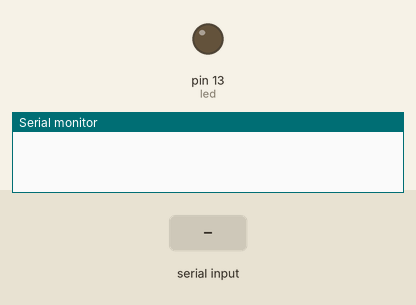
This sketch was run on a simulated Arduino Uno, built with avr-gcc and run on an emulated ATmega328P. Shown: output pins drawn as LEDs (lit = HIGH), the last lines printed to the serial monitor. The test bench sets the inputs (shaded band).

Above: at 1.2 s.
1.3 s: "1\n" received over Serial
At 2.2 s:
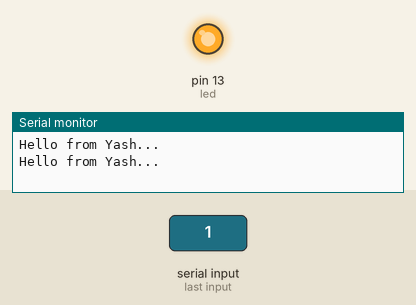
2.8 s: "0\n" received over Serial
At 3.3 s:
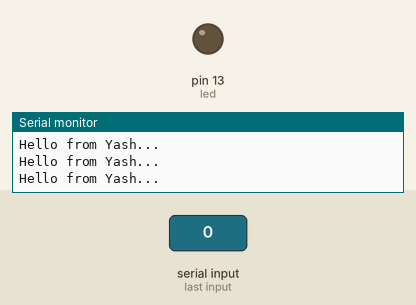
Timing chart, 0 to 5.8 s (numbered marks = the images above; inputs shaded):
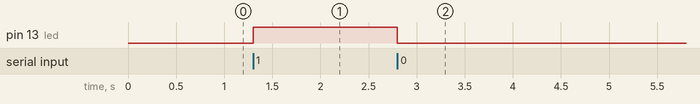

The sketch:

bt_led_test.ino
```cpp
#define led 13

int data;
int blink_=LOW;
unsigned long previousMillis = 0;
const long interval = 1000;
void setup()
{
  Serial.begin(9600);
  pinMode(led, OUTPUT);
}
void loop()
{
  unsigned long currentMillis = millis();
  if (Serial.available() > 0)
  {
    data = Serial.read();
    //data = Serial.read();
    Serial.print("Hello from Yash...");
    Serial.print("\n");
    if (data==49)
    {
      digitalWrite(led, HIGH);
    }
    else if (data == 48)
    {
      digitalWrite(led, LOW);
    }
    else if (data == 50)
    {
      /*if (currentMillis - previousMillis >= interval)
      {
         previousMillis = currentMillis;
         if (blink_ == LOW)
         {
            blink_ = HIGH;
         }
         else
         {
            blink_ = LOW;
         }*/
    digitalWrite(led,millis()>>9 &1);
    //}
  }
}
}
```

Measured:
- after the input at 1.3 s, pin 13 (led): LOW → HIGH at once
- after the input at 2.8 s, pin 13 (led): HIGH → LOW at once
